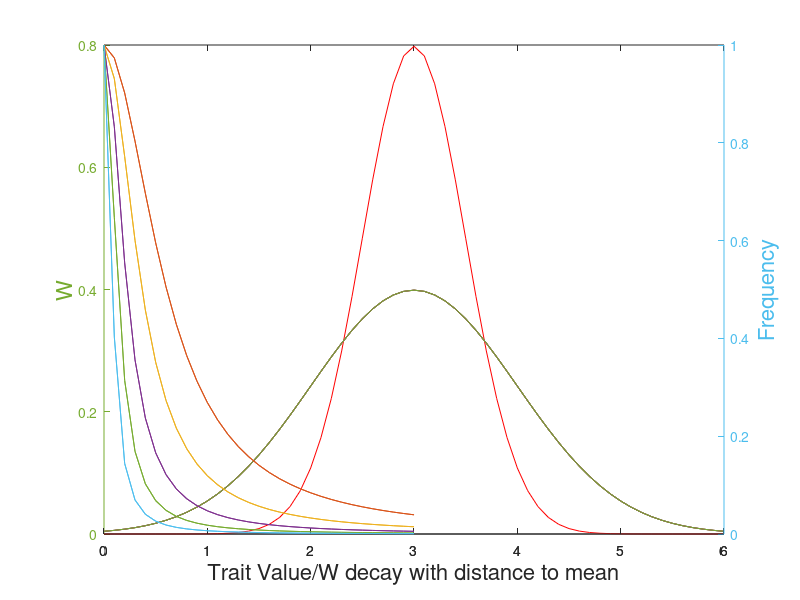

Write MATLAB code to recreate this figure.
%===================================================
%U Zurich BIO 365 Ecological Networks
%14 March -- 4 April, 2019
%@Jordi Bascompte
%---------------------------------
%Eco-evolutionary networks
%@Carlos Melian

%=================GOAL=================================================================================
%Illustation initial trait and fitness distributions for one resource and one consumer
%Concepts: Matching trait -- Interaction strength -- Frequency-dependent selection -- Neutral selection
%======================================================================================================

%Initial trait distribution
for s = 0.5;
mu = 0;%mean 
r1 = -6*s:1e-1:6*s;  
yr1 = normpdf(r1, mu, s);
r1 = r1 + abs(min(r1));% Move everything to the right.
hr1 = plot(r1,yr1,'r',"markersize", 14);%Visualize
%a =unifrnd(0,1);
%b =unifrnd(0,1);
%c =unifrnd(0,1);
%set(hr1,'color',[a b c]);
%set(hr1,'LineWidth',4);
%set(gca,'fontsize',14);
end

for s = 1;
p1 = -3*s:1e-1:3*s;
yp1 = normpdf(p1, mu, s);
p1 = p1 + abs(min(p1));% Move everything to the right.
end

%2. Compute W each phenotype
for gamma = 1:5;
  Wr = zeros(length(r1));
for i = 1:length(r1); 
     r1(1,i);
     mean(r1);
     Wr(i,2) = abs(1/(1 + e^gamma*(r1(1,i) - mean(r1))^2));
     %Wr(i,2) = abs(e^gamma*((r1(1,i) - mean(r1)))^2);
     Wr(i,1) = abs(r1(1,i) - mean(r1));
end
hold on
ax = plotyy (p1, yp1, Wr(:,1), Wr(:,2));
xlabel('Trait Value/W decay with distance to mean','fontsize', 16)
ylabel(ax(2),'Frequency','fontsize', 16)
ylabel(ax(1),'W','fontsize', 16)
%set(hr1,'LineWidth',4);
%set(gca,'fontsize',14);
end
